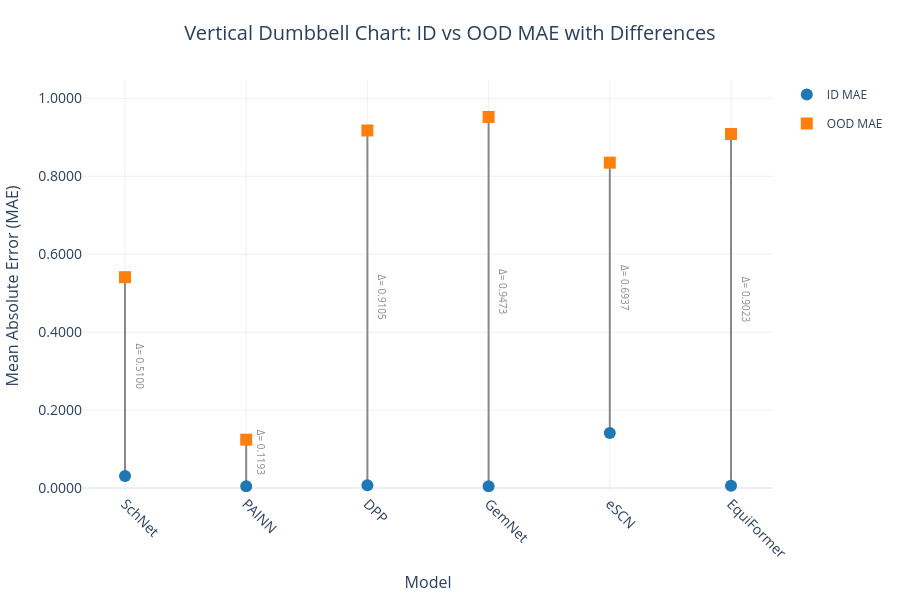

Notebook code cell kept with this figure:
### Code cell
import pandas as pd
import plotly.graph_objects as go

# Read the CSV data
data = pd.read_csv('experiment3_mae.csv')

# Ensure data is clean
data = data.dropna()
data['ID'] = data['ID'].astype(float)
data['OOD'] = data['OOD'].astype(float)
models = data['Name'].tolist()

# Colors
color_id = '#1f77b4'  # Blue for ID
color_ood = '#ff7f0e'  # Orange for OOD
color_line = '#888888'  # Gray for lines and annotations

# Create the dumbbell chart
fig = go.Figure()

# Add lines and points for each model
for i, row in data.iterrows():
    model = row['Name']
    id_mae = row['ID']
    ood_mae = row['OOD']
    # Add connecting line
    fig.add_trace(go.Scatter(
        x=[model, model],
        y=[id_mae, ood_mae],
        mode='lines+markers',
        line=dict(color=color_line, width=2),
        marker=dict(size=12, symbol=['circle', 'square'], color=[color_id, color_ood]),
        name=model,
        showlegend=False
    ))
    # Add difference annotation at midpoint
    diff = ood_mae - id_mae
    mid_y = (id_mae + ood_mae) / 2
    fig.add_annotation(
        x=model,
        y=mid_y,
        text=f'Δ= {diff:.4f}',
        showarrow=False,
        font=dict(size=10, color=color_line),
        yshift=10,
        xshift=15,
        textangle=90
    )

# Add legend traces
fig.add_trace(go.Scatter(
    x=[None], y=[None], mode='markers',
    name='ID MAE', marker=dict(size=12, color=color_id, symbol='circle'),
    legendgroup='ID'
))
fig.add_trace(go.Scatter(
    x=[None], y=[None], mode='markers',
    name='OOD MAE', marker=dict(size=12, color=color_ood, symbol='square'),
    legendgroup='OOD'
))

# Update layout
fig.update_layout(
    title=dict(
        text='Vertical Dumbbell Chart: ID vs OOD MAE with Differences',
        font=dict(size=20),
        x=0.5,
        xanchor='center'
    ),
    xaxis_title=dict(text='Model', font=dict(size=16)),
    yaxis_title=dict(text='Mean Absolute Error (MAE)', font=dict(size=16)),
    yaxis=dict(
        range=[-0.01, 1.047],  # Start at -0.01, extend to max MAE (0.95224) * 1.1
        tickformat='.4f',  # Format ticks to 4 decimal places
        tickfont=dict(size=14)
    ),
    xaxis=dict(
        tickangle=45,
        tickfont=dict(size=14)
    ),
    showlegend=True,
    template='plotly_white',
    margin=dict(t=80, b=80, l=80, r=80),  # Match provided margins, added l and r
    height=600  # Increased height for better visibility
)

# Show and save to HTML
fig.show()
fig.write_html('dumbbell_with_diff_linear_axis.html')

print("Chart generated and saved as 'dumbbell_with_diff_linear_axis.html'")

### Figure 1 — Plotly figure (JSON) as saved in the notebook; plotly's stock layout.template omitted (floating-point values rounded to 4 significant figures)
{"data": [{"line": {"color": "#888888", "width": 2}, "marker": {"color": ["#1f77b4", "#ff7f0e"], "size": 12, "symbol": ["circle", "square"]}, "mode": "lines+markers", "name": "SchNet", "showlegend": false, "type": "scatter", "x": ["SchNet", "SchNet"], "y": [0.03111, 0.5411]}, {"line": {"color": "#888888", "width": 2}, "marker": {"color": ["#1f77b4", "#ff7f0e"], "size": 12, "symbol": ["circle", "square"]}, "mode": "lines+markers", "name": "PAINN", "showlegend": false, "type": "scatter", "x": ["PAINN", "PAINN"], "y": [0.004949, 0.1243]}, {"line": {"color": "#888888", "width": 2}, "marker": {"color": ["#1f77b4", "#ff7f0e"], "size": 12, "symbol": ["circle", "square"]}, "mode": "lines+markers", "name": "DPP", "showlegend": false, "type": "scatter", "x": ["DPP", "DPP"], "y": [0.00706, 0.9175]}, {"line": {"color": "#888888", "width": 2}, "marker": {"color": ["#1f77b4", "#ff7f0e"], "size": 12, "symbol": ["circle", "square"]}, "mode": "lines+markers", "name": "GemNet", "showlegend": false, "type": "scatter", "x": ["GemNet", "GemNet"], "y": [0.004949, 0.9522]}, {"line": {"color": "#888888", "width": 2}, "marker": {"color": ["#1f77b4", "#ff7f0e"], "size": 12, "symbol": ["circle", "square"]}, "mode": "lines+markers", "name": "eSCN", "showlegend": false, "type": "scatter", "x": ["eSCN", "eSCN"], "y": [0.1412, 0.8349]}, {"line": {"color": "#888888", "width": 2}, "marker": {"color": ["#1f77b4", "#ff7f0e"], "size": 12, "symbol": ["circle", "square"]}, "mode": "lines+markers", "name": "EquiFormer", "showlegend": false, "type": "scatter", "x": ["EquiFormer", "EquiFormer"], "y": [0.006139, 0.9084]}, {"legendgroup": "ID", "marker": {"color": "#1f77b4", "size": 12, "symbol": "circle"}, "mode": "markers", "name": "ID MAE", "type": "scatter", "x": [null], "y": [null]}, {"legendgroup": "OOD", "marker": {"color": "#ff7f0e", "size": 12, "symbol": "square"}, "mode": "markers", "name": "OOD MAE", "type": "scatter", "x": [null], "y": [null]}], "layout": {"annotations": [{"font": {"color": "#888888", "size": 10}, "showarrow": false, "text": "Δ= 0.5100", "textangle": 90, "x": "SchNet", "xshift": 15, "y": 0.2861, "yshift": 10}, {"font": {"color": "#888888", "size": 10}, "showarrow": false, "text": "Δ= 0.1193", "textangle": 90, "x": "PAINN", "xshift": 15, "y": 0.0646, "yshift": 10}, {"font": {"color": "#888888", "size": 10}, "showarrow": false, "text": "Δ= 0.9105", "textangle": 90, "x": "DPP", "xshift": 15, "y": 0.4623, "yshift": 10}, {"font": {"color": "#888888", "size": 10}, "showarrow": false, "text": "Δ= 0.9473", "textangle": 90, "x": "GemNet", "xshift": 15, "y": 0.4786, "yshift": 10}, {"font": {"color": "#888888", "size": 10}, "showarrow": false, "text": "Δ= 0.6937", "textangle": 90, "x": "eSCN", "xshift": 15, "y": 0.4881, "yshift": 10}, {"font": {"color": "#888888", "size": 10}, "showarrow": false, "text": "Δ= 0.9023", "textangle": 90, "x": "EquiFormer", "xshift": 15, "y": 0.4573, "yshift": 10}], "height": 600, "margin": {"b": 80, "l": 80, "r": 80, "t": 80}, "showlegend": true, "title": {"font": {"size": 20}, "text": "Vertical Dumbbell Chart: ID vs OOD MAE with Differences", "x": 0.5, "xanchor": "center"}, "xaxis": {"tickangle": 45, "tickfont": {"size": 14}, "title": {"font": {"size": 16}, "text": "Model"}}, "yaxis": {"range": [-0.01, 1.047], "tickfont": {"size": 14}, "tickformat": ".4f", "title": {"font": {"size": 16}, "text": "Mean Absolute Error (MAE)"}}}}
